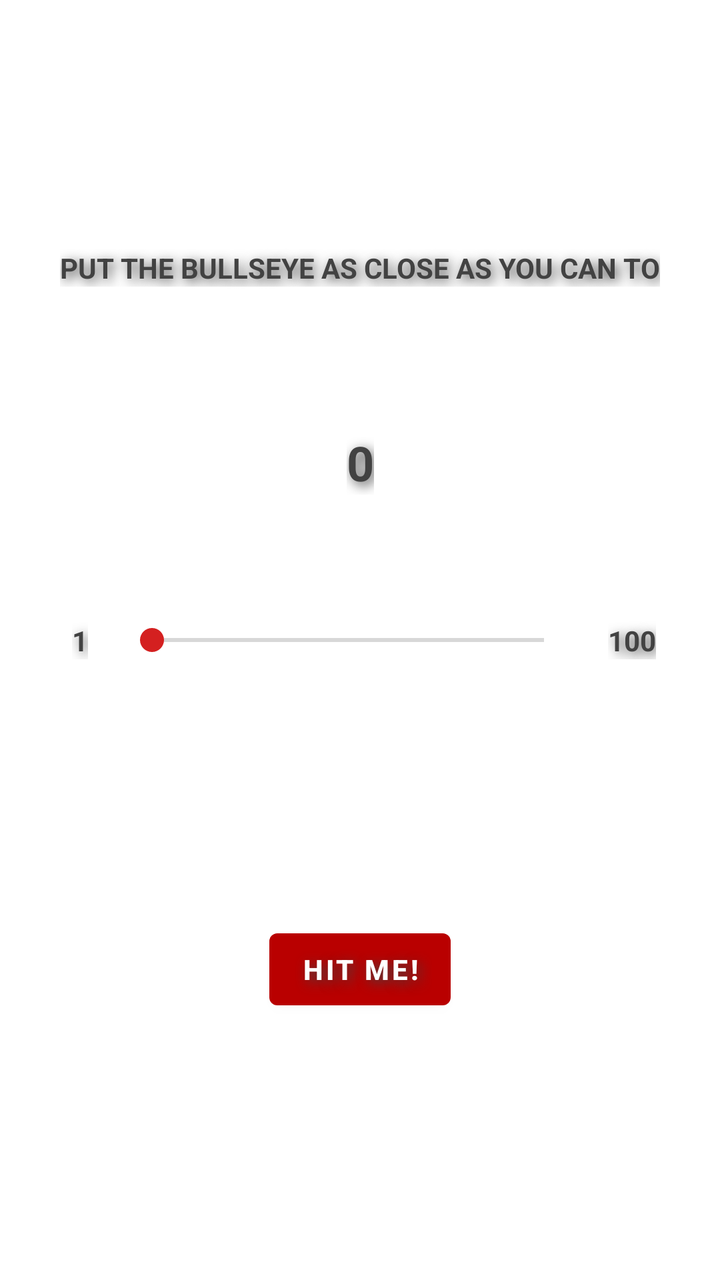
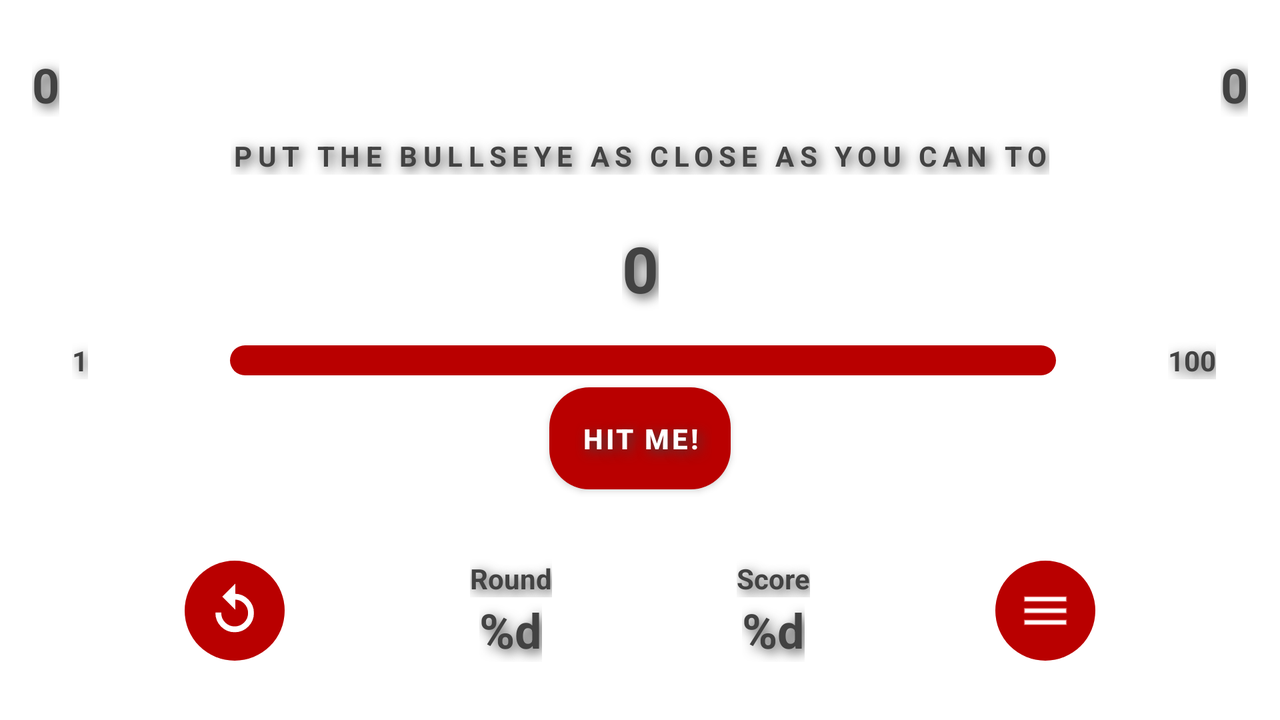

Two renders of one Android screen. The first uses the default layout on a phone; the second uses the alternative layout the repository ships for a different screen configuration, on a matching device. The two XML files are below.
<!-- AndroidManifest.xml: application theme Theme.Bullseye -->
<!-- res/layout/activity_main.xml -->
<?xml version="1.0" encoding="utf-8"?>
<androidx.constraintlayout.widget.ConstraintLayout xmlns:android="http://schemas.android.com/apk/res/android"
        xmlns:tools="http://schemas.android.com/tools"
        xmlns:app="http://schemas.android.com/apk/res-auto"
        android:layout_width="match_parent"
        android:layout_height="match_parent"
        tools:context=".MainActivity">

    <TextView
            android:text="@string/instruction_text"
            android:layout_width="wrap_content"
            android:layout_height="wrap_content"
            android:id="@+id/textView"
            app:layout_constraintEnd_toEndOf="parent"
            app:layout_constraintStart_toStartOf="parent"
            app:layout_constraintTop_toTopOf="parent"
            app:layout_constraintBottom_toBottomOf="parent"
            app:layout_constraintVertical_bias="0.20" />

    <TextView
            android:id="@+id/target_text_view"
            android:text="@string/target_value_text"
            android:textSize="24sp"
            android:textStyle="bold"
            android:layout_width="wrap_content"
            android:layout_height="wrap_content"
            app:layout_constraintStart_toStartOf="parent"
            app:layout_constraintEnd_toEndOf="parent"
            app:layout_constraintTop_toBottomOf="@+id/textView"
            android:layout_marginTop="8dp"
            app:layout_constraintBottom_toTopOf="@+id/seekBar" />

    <SeekBar
            android:layout_width="0dp"
            android:layout_height="wrap_content"
            android:id="@+id/seekBar"
            app:layout_constraintTop_toTopOf="parent"
            app:layout_constraintBottom_toBottomOf="parent"
            app:layout_constraintEnd_toStartOf="@+id/textView4"
            app:layout_constraintStart_toEndOf="@+id/textView3" />

    <TextView
            android:id="@+id/textView3"
            android:text="@string/min_value_text"
            android:layout_width="wrap_content"
            android:layout_height="wrap_content"
            android:layout_marginStart="36dp"
            android:layout_marginEnd="16dp"
            app:layout_constraintTop_toTopOf="@+id/seekBar"
            app:layout_constraintBottom_toBottomOf="@+id/seekBar"
            app:layout_constraintStart_toStartOf="parent"
            app:layout_constraintEnd_toStartOf="@id/seekBar"
            />

    <TextView
            android:id="@+id/textView4"
            android:text="@string/max_value_text"
            android:layout_width="wrap_content"
            android:layout_height="wrap_content"
            android:layout_marginStart="16dp"
            android:layout_marginEnd="32dp"
            app:layout_constraintTop_toTopOf="@+id/seekBar"
            app:layout_constraintBottom_toBottomOf="@+id/seekBar"
            app:layout_constraintEnd_toEndOf="parent"
            app:layout_constraintStart_toEndOf="@id/seekBar"
            />

    <Button
            android:text="@string/hit_me_button_text"
            android:layout_width="wrap_content"
            android:layout_height="wrap_content"
            app:layout_constraintStart_toStartOf="parent"
            app:layout_constraintEnd_toEndOf="parent"
            android:id="@+id/hitMeButton"
            app:layout_constraintTop_toBottomOf="@+id/seekBar"
            app:layout_constraintBottom_toBottomOf="parent" />

</androidx.constraintlayout.widget.ConstraintLayout>
<!-- resources referenced by this layout -->
<resources>
  <string name="hit_me_button_text">Hit me!</string>
  <string name="instruction_text">PUT THE BULLSEYE AS CLOSE AS YOU CAN TO</string>
  <string name="max_value_text">100</string>
  <string name="min_value_text">1</string>
  <string name="target_value_text">0</string>
  <style name="Theme.Bullseye" parent="Theme.MaterialComponents.DayNight.DarkActionBar">
          
          <item name="colorPrimary">@color/red_slightly_dark</item>
          <item name="colorPrimaryVariant">@color/red_accent</item>
          <item name="colorOnPrimary">@color/white</item>
          
          <item name="colorSecondary">@color/red_accent</item>
          <item name="colorSecondaryVariant">@color/red_slightly_dark</item>
          <item name="colorOnSecondary">@color/black</item>
          
          <item name="android:statusBarColor" tools:targetApi="l">?attr/colorPrimaryVariant</item>
          
          <item name="android:textStyle">bold</item>
          <item name="android:textColor">@color/cardview_dark_background</item>
          <item name="android:shadowColor">@color/cardview_dark_background</item>
          <item name="android:shadowRadius">15</item>
          <item name="android:shadowDx">5</item>
          <item name="android:shadowDy">5</item>
          <item name="elevation">2dp</item>
      </style>
  <color name="red_slightly_dark">#B90000</color>
  <color name="red_accent">#D42020</color>
  <color name="white">#FFFFFFFF</color>
  <color name="black">#FF000000</color>
</resources>
<!-- res/layout-land/activity_main.xml (the repository's variant of the layout above) -->
<!-- drawn on the phone turned sideways -->
<?xml version="1.0" encoding="utf-8"?>
<androidx.constraintlayout.widget.ConstraintLayout xmlns:android="http://schemas.android.com/apk/res/android"
        xmlns:tools="http://schemas.android.com/tools"
        xmlns:app="http://schemas.android.com/apk/res-auto"
        android:layout_width="match_parent"
        android:layout_height="match_parent"
        tools:context=".MainActivity">

    <ImageView
            android:id="@+id/background_image_main"
            android:layout_width="wrap_content"
            android:layout_height="wrap_content"
            app:srcCompat="@drawable/background"
            android:scaleType="center"
            android:layout_marginStart="0dp"
            app:layout_constraintEnd_toEndOf="parent"
            app:layout_constraintTop_toTopOf="parent"
            app:layout_constraintStart_toStartOf="parent"
            app:layout_constraintBottom_toBottomOf="parent"
            android:contentDescription="@string/target_like_background"
            app:layout_constraintHorizontal_bias="0.0"
            app:layout_constraintVertical_bias="0.0" />

    <TextView
            android:text="@string/instruction_text"
            android:layout_width="wrap_content"
            android:layout_height="wrap_content"
            android:id="@+id/textView"
            style="@style/style_instruction_text"
            app:layout_constraintEnd_toEndOf="parent"
            app:layout_constraintStart_toStartOf="parent"
            app:layout_constraintTop_toTopOf="parent"
            app:layout_constraintBottom_toBottomOf="parent"
            app:layout_constraintVertical_bias="0.20" />

    <TextView
            android:id="@+id/target_text_view"
            android:text="@string/target_value_text"
            style="@style/style_text_big_bold"
            android:layout_width="wrap_content"
            android:layout_height="wrap_content"
            app:layout_constraintStart_toStartOf="parent"
            app:layout_constraintEnd_toEndOf="parent"
            app:layout_constraintTop_toBottomOf="@+id/textView"
            android:layout_marginTop="8dp"
            app:layout_constraintBottom_toTopOf="@+id/seekBar" />

    <SeekBar
            android:id="@+id/seekBar"
            android:layout_width="0dp"
            android:layout_height="wrap_content"
            android:thumb="@drawable/nub"
            android:progressDrawable="@drawable/seekbar_progress"
            android:splitTrack="false"
            android:paddingStart="55dp"
            android:paddingEnd="40dp"
            android:progress="50"
            app:layout_constraintTop_toTopOf="parent"
            app:layout_constraintBottom_toBottomOf="parent"
            app:layout_constraintEnd_toStartOf="@+id/max_value_slicer"
            app:layout_constraintStart_toEndOf="@+id/min_value_slicer" />

    <TextView
            android:id="@+id/min_value_slicer"
            android:text="@string/min_value_text"
            android:layout_width="wrap_content"
            android:layout_height="wrap_content"
            android:layout_marginStart="36dp"
            android:layout_marginEnd="16dp"
            app:layout_constraintTop_toTopOf="@+id/seekBar"
            app:layout_constraintBottom_toBottomOf="@+id/seekBar"
            app:layout_constraintStart_toStartOf="parent"
            app:layout_constraintEnd_toStartOf="@id/seekBar" />

    <TextView
            android:id="@+id/max_value_slicer"
            android:text="@string/max_value_text"
            android:layout_width="wrap_content"
            android:layout_height="wrap_content"
            android:layout_marginStart="16dp"
            android:layout_marginEnd="32dp"
            app:layout_constraintTop_toTopOf="@+id/seekBar"
            app:layout_constraintBottom_toBottomOf="@+id/seekBar"
            app:layout_constraintEnd_toEndOf="parent"
            app:layout_constraintStart_toEndOf="@id/seekBar" />

    <Button
            android:id="@+id/hitMeButton"
            android:text="@string/hit_me_button_text"
            android:layout_width="wrap_content"
            android:layout_height="wrap_content"
            android:padding="16dp"
            app:cornerRadius="20dp"
            app:layout_constraintVertical_bias="0"
            app:layout_constraintStart_toStartOf="parent"
            app:layout_constraintEnd_toEndOf="parent"
            app:layout_constraintTop_toBottomOf="@+id/seekBar"
            app:layout_constraintBottom_toBottomOf="parent" />

    <TextView
            android:id="@+id/score"
            android:text="@string/score_value"
            tools:text="0"
            android:layout_width="wrap_content"
            android:layout_height="wrap_content"
            android:layout_marginTop="16dp"
            android:layout_marginEnd="16dp"
            style="@style/style_game_stats_text"
            app:layout_constraintTop_toTopOf="parent"
            app:layout_constraintEnd_toEndOf="parent"
            app:layout_constraintBottom_toTopOf="@+id/textView" />

    <TextView
            android:id="@+id/current_round_textView"
            android:text="@string/round_value"
            tools:text="0"
            android:layout_width="wrap_content"
            android:layout_height="wrap_content"
            android:layout_marginTop="16dp"
            android:layout_marginStart="16dp"
            style="@style/style_game_stats_text"
            app:layout_constraintTop_toTopOf="parent"
            app:layout_constraintBottom_toTopOf="@+id/textView"
            app:layout_constraintStart_toStartOf="parent"
            />

    <ImageButton
            android:id="@+id/start_over_button"
            android:layout_width="50dp"
            android:layout_height="50dp"
            android:background="@drawable/circular_button"
            android:src="@drawable/ic_baseline_replay_24"
            android:contentDescription="@string/start_over_text"
            app:layout_constraintStart_toStartOf="parent"
            app:layout_constraintEnd_toStartOf="@id/roundGroup_layout"
            app:layout_constraintTop_toBottomOf="@id/hitMeButton"
            app:layout_constraintBottom_toBottomOf="parent"
            app:layout_constraintHorizontal_chainStyle="spread"
            />

    <ImageButton
            android:id="@+id/options_button"
            android:text="@string/options_text"
            android:layout_width="50dp"
            android:layout_height="50dp"
            android:background="@drawable/circular_button"
            android:src="@drawable/ic_baseline_menu_24"
            android:contentDescription="@string/options_text"
            app:layout_constraintTop_toTopOf="@id/scoreGroup_layout"
            app:layout_constraintBottom_toBottomOf="@id/scoreGroup_layout"
            app:layout_constraintStart_toEndOf="@id/scoreGroup_layout"
            app:layout_constraintEnd_toEndOf="parent"/>

    <androidx.appcompat.widget.LinearLayoutCompat
            android:id="@+id/roundGroup_layout"
            android:layout_width="wrap_content"
            android:layout_height="wrap_content"
            android:orientation="vertical"
            android:elevation="2dp"
            android:gravity="center_horizontal"
            app:layout_constraintTop_toTopOf="@id/start_over_button"
            app:layout_constraintBottom_toBottomOf="@id/start_over_button"
            app:layout_constraintStart_toEndOf="@id/start_over_button"
            app:layout_constraintEnd_toStartOf="@id/scoreGroup_layout"
        >
        <com.google.android.material.textview.MaterialTextView
                android:id="@+id/round_label_bottom_textview"
                android:text="@string/round_plain_text"
                android:layout_width="wrap_content"
                android:layout_height="wrap_content" />

        <com.google.android.material.textview.MaterialTextView
                android:id="@+id/round_value_bottom_textview"
                android:text="@string/round_plain_value"
                android:layout_width="wrap_content"
                android:layout_height="wrap_content"
                style="@style/style_game_stats_text"/>
    </androidx.appcompat.widget.LinearLayoutCompat>

    <androidx.appcompat.widget.LinearLayoutCompat
            android:id="@+id/scoreGroup_layout"
            android:layout_width="wrap_content"
            android:layout_height="wrap_content"
            android:orientation="vertical"
            android:elevation="2dp"
            android:gravity="center_horizontal"
            app:layout_constraintTop_toTopOf="@id/roundGroup_layout"
            app:layout_constraintBottom_toBottomOf="@id/roundGroup_layout"
            app:layout_constraintStart_toEndOf="@id/roundGroup_layout"
            app:layout_constraintEnd_toStartOf="@id/options_button"
            app:layout_constraintVertical_bias="0.0"
            >

        <com.google.android.material.textview.MaterialTextView
                android:id="@+id/score_label_bottom_textview"
                android:text="@string/score_plain_text"
                android:layout_width="wrap_content"
                android:layout_height="wrap_content" />

        <com.google.android.material.textview.MaterialTextView
                android:id="@+id/score_value_bottom_textview"
                android:text="@string/score_plain_value"
                android:layout_width="wrap_content"
                android:layout_height="wrap_content"
                style="@style/style_game_stats_text"
                />
    </androidx.appcompat.widget.LinearLayoutCompat>

</androidx.constraintlayout.widget.ConstraintLayout>
<!-- resources referenced by the variant -->
<!-- as the phone turned sideways resolves them -->
<resources>
  <!-- drawable circular_button (drawable) -->
  <?xml version="1.0" encoding="utf-8"?>
  <selector xmlns:android="http://schemas.android.com/apk/res/android">
      <item android:state_pressed="false">
          <shape android:shape="oval">
              <solid android:color="@color/red_slightly_dark" />
          </shape>
      </item>
  
      <item android:state_pressed="true">
          <shape android:shape="oval">
              <solid android:color="@color/red_accent" />
          </shape>
      </item>
  </selector>
  <!-- drawable ic_baseline_menu_24 (drawable) -->
  <vector android:height="28dp"
      android:viewportHeight="24" android:viewportWidth="24"
      android:width="28dp" xmlns:android="http://schemas.android.com/apk/res/android">
      <path android:fillColor="@color/white"
              android:strokeColor="#90E35656"
              android:strokeWidth="0.50"
              android:pathData="M3,18h18v-2L3,16v2zM3,13h18v-2L3,11v2zM3,6v2h18L21,6L3,6z"/>
  </vector>
  <!-- drawable ic_baseline_replay_24 (drawable) -->
  <vector android:height="28dp" android:tint="#FFFFFF"
      android:viewportHeight="24" android:viewportWidth="24"
      android:width="28dp" xmlns:android="http://schemas.android.com/apk/res/android">
      <path android:fillColor="@android:color/white"
              android:strokeColor="#666666"
              android:strokeWidth="0.50"
              android:pathData="M12,5V1L7,6l5,5V7c3.31,0 6,2.69 6,6s-2.69,6 -6,6 -6,-2.69 -6,-6H4c0,4.42 3.58,8 8,8s8,-3.58 8,-8 -3.58,-8 -8,-8z"/>
  </vector>
  <!-- drawable seekbar_progress (drawable) -->
  <?xml version="1.0" encoding="utf-8"?>
  <layer-list xmlns:android="http://schemas.android.com/apk/res/android">
      <item android:id="@+id/seekbar_progress_background">
          <shape>
              <corners android:radius="8dp" />
              <size android:height="15dp" />
              <solid android:color="@color/red_slightly_dark" />
          </shape>
      </item>
  </layer-list>
  
  
  <string name="hit_me_button_text">Hit me!</string>
  <string name="instruction_text">PUT THE BULLSEYE AS CLOSE AS YOU CAN TO</string>
  <string name="max_value_text">100</string>
  <string name="min_value_text">1</string>
  <string name="options_text">Options</string>
  <string name="round_plain_text">Round</string>
  <string name="round_plain_value">%d</string>
  <string name="round_value">%d</string>
  <string name="score_plain_text">Score</string>
  <string name="score_plain_value">%d</string>
  <string name="score_value">%d</string>
  <string name="start_over_text">Start Over</string>
  <string name="target_like_background">Target-like background</string>
  <string name="target_value_text">0</string>
  <style name="style_game_stats_text">
          <item name="android:textSize">24sp</item>
      </style>
  <style name="style_instruction_text">
          <item name="android:letterSpacing">0.2</item>
          <item name="android:textAllCaps">true</item>
          <item name="android:textAlignment">center</item>
      </style>
  <style name="style_text_big_bold">
          <item name="android:textSize">32sp</item>
          <item name="android:textStyle">bold</item>
      </style>
  <color name="red_slightly_dark">#B90000</color>
  <color name="red_accent">#D42020</color>
  <color name="white">#FFFFFFFF</color>
  <color name="black">#FF000000</color>
</resources>
